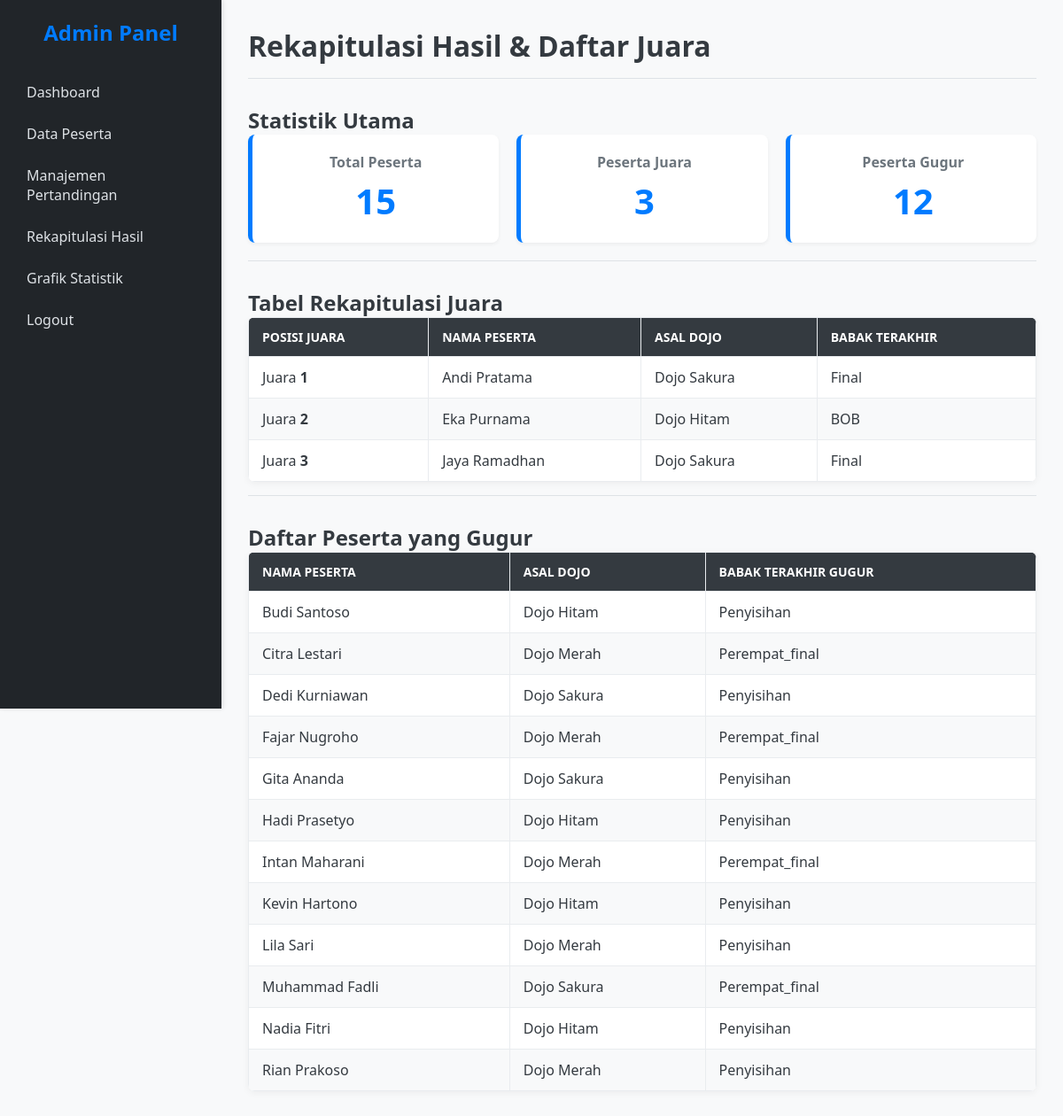
The app's page /rekap.php (signed in) with its own data.
### tables this page shows
CREATE TABLE IF NOT EXISTS hasil (
id_hasil INT AUTO_INCREMENT PRIMARY KEY,
id_peserta INT NOT NULL,
babak_terakhir VARCHAR(50) NOT NULL,
juara ENUM('1','2','3','-') DEFAULT '-',
FOREIGN KEY (id_peserta) REFERENCES peserta(id_peserta)
);

CREATE TABLE IF NOT EXISTS peserta (
id_peserta INT AUTO_INCREMENT PRIMARY KEY,
nama_peserta VARCHAR(100) NOT NULL,
asal_dojo VARCHAR(100) NOT NULL,
kategori VARCHAR(50) NOT NULL,
berat_badan FLOAT NOT NULL,
status ENUM('aktif','gugur','juara') DEFAULT 'aktif'
);

### rekap.php (the view, shortened to what this page needs)
<?php
require_once 'config.php';
$total_peserta = $conn->query("SELECT COUNT(id_peserta) FROM peserta")->fetch_row()[0];
$juara = $conn->query("SELECT COUNT(id_peserta) FROM hasil WHERE juara IN ('1', '2', '3')")->fetch_row()[0];
$gugur = $conn->query("SELECT COUNT(id_peserta) FROM peserta WHERE status = 'gugur'")->fetch_row()[0];
?>
<h2>Statistik Utama</h2>
<div class="stats-grid">
    <div class="stat-box"><h3>Total Peserta</h3><p><?= $total_peserta ?></p></div>
    <div class="stat-box"><h3>Peserta Juara</h3><p><?= $juara ?></p></div>
    <div class="stat-box"><h3>Peserta Gugur</h3><p><?= $gugur ?></p></div>
</div>
<hr>
<h2>Tabel Rekapitulasi Juara</h2>
<table class="data-table">
    <thead>
        <tr>
            <th>Posisi Juara</th>
            <th>Nama Peserta</th>
            <th>Asal Dojo</th>
            <th>Babak Terakhir</th>
        </tr>
    </thead>
    <tbody>
        <?php
        $sql = "SELECT p.nama_peserta, p.asal_dojo, h.babak_terakhir, h.juara
                FROM hasil h
                JOIN peserta p ON h.id_peserta = p.id_peserta
                WHERE h.juara IN ('1', '2', '3')
                ORDER BY h.juara ASC";
        $result = $conn->query($sql);
        if ($result->num_rows > 0) {
            while($row = $result->fetch_assoc()) {
                echo "<tr>";
                echo "<td>Juara <strong>" . $row['juara'] . "</strong></td>";
                echo "<td>" . htmlspecialchars($row['nama_peserta']) . "</td>";
                echo "<td>" . htmlspecialchars($row['asal_dojo']) . "</td>";
                echo "<td>" . ucfirst($row['babak_terakhir']) . "</td>";
                echo "</tr>";
            }
        } else {
            echo "<tr><td colspan='4'>Belum ada data juara yang tercatat.</td></tr>";
        }
        ?>
    </tbody>
</table>
<hr>
<h2>Daftar Peserta yang Gugur</h2>
<table class="data-table">
    <thead>
        <tr>
            <th>Nama Peserta</th>
            <th>Asal Dojo</th>
            <th>Babak Terakhir Gugur</th>
        </tr>
    </thead>
    <tbody>
        <?php
        $sql_gugur = "SELECT p.nama_peserta, p.asal_dojo, h.babak_terakhir
                      FROM peserta p
                      LEFT JOIN hasil h ON p.id_peserta = h.id_peserta
                      WHERE p.status = 'gugur' AND h.juara = '-'";
        $result_gugur = $conn->query($sql_gugur);
        if ($result_gugur->num_rows > 0) {
            while($row = $result_gugur->fetch_assoc()) {
                echo "<tr>";
                echo "<td>" . htmlspecialchars($row['nama_peserta']) . "</td>";
                echo "<td>" . htmlspecialchars($row['asal_dojo']) . "</td>";
                echo "<td>" . (isset($row['babak_terakhir']) ? ucfirst($row['babak_terakhir']) : 'N/A') . "</td>";
                echo "</tr>";
            }
        } else {
            echo "<tr><td colspan='3'>Semua peserta masih aktif atau sudah tercatat sebagai juara.</td></tr>";
        }
        ?>
    </tbody>
</table>

### css/style.css (style rules this page uses)
:root { --primary-color: #007bff; --secondary-color: #6c757d; --success-color: #28a745; --danger-color: #dc3545; --warning-color: #ffc107; --bg-color: #f8f9fa; --text-color: #343a40; }
* { box-sizing: border-box; margin: 0; padding: 0; }
body { font-family: 'Segoe UI', Tahoma, Geneva, Verdana, sans-serif; background-color: var(--bg-color); color: var(--text-color); display: flex; }
.content hr { margin-top: 15px; margin-bottom: 30px; border: 0; border-top: 1px solid #dee2e6; }
.data-table { width: 100%; border-collapse: collapse; background-color: white; box-shadow: 0 2px 8px rgba(0,0,0,0.05); border-radius: 8px; overflow: hidden; }
.data-table th, .data-table td { border: 1px solid #e9ecef; padding: 12px 15px; text-align: left; }
.data-table th { background-color: var(--text-color); color: white; text-transform: uppercase; font-size: 14px; }
.data-table tbody tr:nth-child(even) { background-color: #f8f9fa; }
.stats-grid { display: grid; grid-template-columns: repeat(auto-fit, minmax(200px, 1fr)); gap: 20px; margin-bottom: 20px; }
.stat-box { background-color: white; padding: 20px; border-radius: 8px; box-shadow: 0 2px 4px rgba(0,0,0,0.05); text-align: center; border-left: 5px solid var(--primary-color); }
.stat-box h3 { font-size: 1rem; color: var(--secondary-color); margin-bottom: 5px; }
.stat-box p { font-size: 2.5rem; font-weight: bold; color: var(--primary-color); }

### records on screen
hasil: juara "1", id_peserta.nama_peserta "Andi Pratama", id_peserta.asal_dojo "Dojo Sakura", babak_terakhir "Final"
hasil: juara "2", id_peserta.nama_peserta "Eka Purnama", id_peserta.asal_dojo "Dojo Hitam", babak_terakhir "BOB"
hasil: juara "3", id_peserta.nama_peserta "Jaya Ramadhan", id_peserta.asal_dojo "Dojo Sakura", babak_terakhir "Final"
hasil: id_peserta.nama_peserta "Budi Santoso", id_peserta.asal_dojo "Dojo Hitam", babak_terakhir "Penyisihan"
hasil: id_peserta.nama_peserta "Citra Lestari", id_peserta.asal_dojo "Dojo Merah", babak_terakhir "Perempat_final"
hasil: id_peserta.nama_peserta "Dedi Kurniawan", id_peserta.asal_dojo "Dojo Sakura", babak_terakhir "Penyisihan"
hasil: id_peserta.nama_peserta "Fajar Nugroho", id_peserta.asal_dojo "Dojo Merah", babak_terakhir "Perempat_final"
hasil: id_peserta.nama_peserta "Gita Ananda", id_peserta.asal_dojo "Dojo Sakura", babak_terakhir "Penyisihan"
hasil: id_peserta.nama_peserta "Hadi Prasetyo", id_peserta.asal_dojo "Dojo Hitam", babak_terakhir "Penyisihan"
hasil: id_peserta.nama_peserta "Intan Maharani", id_peserta.asal_dojo "Dojo Merah", babak_terakhir "Perempat_final"
hasil: id_peserta.nama_peserta "Kevin Hartono", id_peserta.asal_dojo "Dojo Hitam", babak_terakhir "Penyisihan"
hasil: id_peserta.nama_peserta "Lila Sari", id_peserta.asal_dojo "Dojo Merah", babak_terakhir "Penyisihan"
hasil: id_peserta.nama_peserta "Muhammad Fadli", id_peserta.asal_dojo "Dojo Sakura", babak_terakhir "Perempat_final"
hasil: id_peserta.nama_peserta "Nadia Fitri", id_peserta.asal_dojo "Dojo Hitam", babak_terakhir "Penyisihan"
hasil: id_peserta.nama_peserta "Rian Prakoso", id_peserta.asal_dojo "Dojo Merah", babak_terakhir "Penyisihan"

### other values on screen
$title "Rekapitulasi Hasil & Daftar Juara"
$total_peserta "15"
$juara "3"
$gugur "12"
